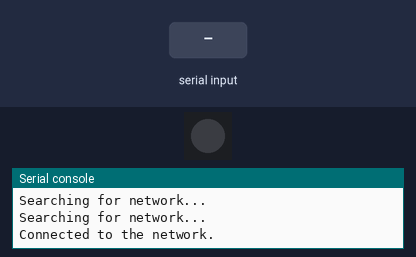
This program was run on a simulated Pycom board running MicroPython. Parts: 1 RGB LEDs in strip order, left to right, the last lines printed to the serial console. Inputs (shaded band) come from the test bench. No radio messages arrive unless stated (any console line starting 'radio sent:' is added by the test bench); the LoRaWAN join succeeds after 3 s and a send takes 0.1 s.

Above: at 6.2 s.
6.3 s: "send" received over the second serial link
At 6.55 s:
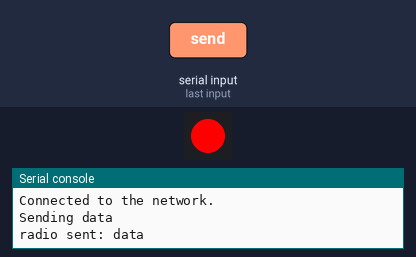
At 7.4 s:
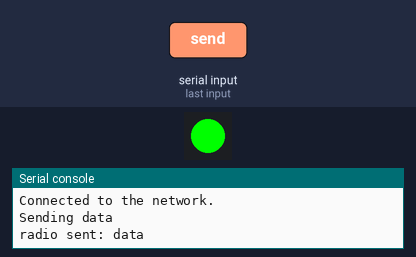
Timing chart, 0 to 9.3 s (numbered marks = the images above; inputs shaded):
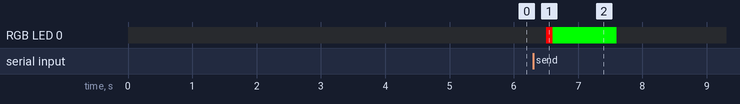

Measured:
- after the input at 6.3 s, RGB LED 0: off → RGB(255, 0, 0) after 0.20 s, → RGB(0, 255, 0) 0.10 s later, → off 1.0 s later

The program:

main.py
```python
from machine import UART
import pycom
import time
from network import LoRa
import socket
import binascii
import struct

pycom.heartbeat(False) # turn off heartbeat

uart1 = UART(1, 115200, bits=8, parity=None, stop=1)
uart1.init(baudrate=115200, bits=8, parity=None, stop=1, timeout_chars=2, pins=("P3", "P4"))
uart1.write("Connected...")

# Initialize LoRa in LORAWAN mode.
lora = LoRa(mode=LoRa.LORAWAN)
app_eui = binascii.unhexlify('AD A4 DA E3 AC 12 67 6B'.replace(' ',''))
app_key = binascii.unhexlify('11 B0 28 2A 18 9B 75 B0 B4 D2 D8 C7 FA 38 54 8B'.replace(' ',''))
lora.join(activation=LoRa.OTAA, auth=(app_eui, app_key), timeout=0)

while not lora.has_joined():
    time.sleep(2.5)
    print('Searching for network...')

print("Connected to the network.")

# Open LoRaWAN socket
s = socket.socket(socket.AF_LORA, socket.SOCK_RAW)
s.setsockopt(socket.SOL_LORA, socket.SO_DR, 5)
s.setblocking(True)

def send_lora(data):
    print("Sending " + data)
    s.send(str(data))
    uart1.write(b'Success')

while True:
    if uart1.any():
        data = uart1.readall()
        pycom.rgbled(0xFF0000) # set LED to RED on if data received
        if data == b'send':
            send_lora("data")
            pycom.rgbled(0x00FF00) # set LED to GREEN if data is b'send'
        time.sleep(1)
        pycom.rgbled(0x000000)
    time.sleep(0.25)
```
